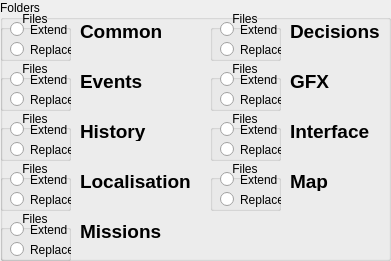
  <widget class="QGroupBox" name="groupBox_3">
   <property name="geometry">
    <rect>
     <x>0</x>
     <y>112</y>
     <width>391</width>
     <height>261</height>
    </rect>
   </property>
   <property name="title">
    <string>Folders</string>
   </property>
   <widget class="QLabel" name="lblAdvisors">
    <property name="geometry">
     <rect>
      <x>80</x>
      <y>20</y>
      <width>91</width>
      <height>21</height>
     </rect>
    </property>
    <property name="text">
     <string>&lt;!DOCTYPE HTML PUBLIC &quot;-//W3C//DTD HTML 4.0//EN&quot; &quot;http://www.w3.org/TR/REC-html40/strict.dtd&quot;&gt;
&lt;html&gt;&lt;head&gt;&lt;meta name=&quot;qrichtext&quot; content=&quot;1&quot; /&gt;&lt;style type=&quot;text/css&quot;&gt;
p, li { white-space: pre-wrap; }
&lt;/style&gt;&lt;/head&gt;&lt;body style=&quot; font-family:'MS Shell Dlg 2'; font-size:8.25pt; font-weight:400; font-style:normal;&quot;&gt;
&lt;p style=&quot; margin-top:0px; margin-bottom:0px; margin-left:0px; margin-right:0px; -qt-block-indent:0; text-indent:0px;&quot;&gt;&lt;span style=&quot; font-size:14pt; font-weight:600;&quot;&gt;Common&lt;/span&gt;&lt;/p&gt;&lt;/body&gt;&lt;/html&gt;</string>
    </property>
   </widget>
   <widget class="QGroupBox" name="groupBox_4">
    <property name="geometry">
     <rect>
      <x>0</x>
      <y>10</y>
      <width>71</width>
      <height>51</height>
     </rect>
    </property>
    <property name="title">
     <string>Files</string>
    </property>
    <property name="alignment">
     <set>Qt::AlignCenter</set>
    </property>
    <widget class="QRadioButton" name="radioButton_2">
     <property name="geometry">
      <rect>
       <x>10</x>
       <y>10</y>
       <width>82</width>
       <height>19</height>
      </rect>
     </property>
     <property name="text">
      <string>Extend</string>
     </property>
    </widget>
    <widget class="QRadioButton" name="radioButton_3">
     <property name="geometry">
      <rect>
       <x>10</x>
       <y>30</y>
       <width>82</width>
       <height>19</height>
      </rect>
     </property>
     <property name="text">
      <string>Replace</string>
     </property>
    </widget>
   </widget>
   <widget class="QLabel" name="lblAdvisors_2">
    <property name="geometry">
     <rect>
      <x>290</x>
      <y>20</y>
      <width>101</width>
      <height>21</height>
     </rect>
    </property>
    <property name="text">
     <string>&lt;!DOCTYPE HTML PUBLIC &quot;-//W3C//DTD HTML 4.0//EN&quot; &quot;http://www.w3.org/TR/REC-html40/strict.dtd&quot;&gt;
&lt;html&gt;&lt;head&gt;&lt;meta name=&quot;qrichtext&quot; content=&quot;1&quot; /&gt;&lt;style type=&quot;text/css&quot;&gt;
p, li { white-space: pre-wrap; }
&lt;/style&gt;&lt;/head&gt;&lt;body style=&quot; font-family:'MS Shell Dlg 2'; font-size:8.25pt; font-weight:400; font-style:normal;&quot;&gt;
&lt;p style=&quot; margin-top:0px; margin-bottom:0px; margin-left:0px; margin-right:0px; -qt-block-indent:0; text-indent:0px;&quot;&gt;&lt;span style=&quot; font-size:14pt; font-weight:600;&quot;&gt;Decisions&lt;/span&gt;&lt;/p&gt;&lt;/body&gt;&lt;/html&gt;</string>
    </property>
   </widget>
   <widget class="QGroupBox" name="groupBox_5">
    <property name="geometry">
     <rect>
      <x>210</x>
      <y>10</y>
      <width>71</width>
      <height>51</height>
     </rect>
    </property>
    <property name="title">
     <string>Files</string>
    </property>
    <property name="alignment">
     <set>Qt::AlignCenter</set>
    </property>
    <widget class="QRadioButton" name="radioButton_4">
     <property name="geometry">
      <rect>
       <x>10</x>
       <y>10</y>
       <width>82</width>
       <height>19</height>
      </rect>
     </property>
     <property name="text">
      <string>Extend</string>
     </property>
    </widget>
    <widget class="QRadioButton" name="radioButton_5">
     <property name="geometry">
      <rect>
       <x>10</x>
       <y>30</y>
       <width>82</width>
       <height>19</height>
      </rect>
     </property>
     <property name="text">
      <string>Replace</string>
     </property>
    </widget>
   </widget>
   <widget class="QLabel" name="lblAdvisors_3">
    <property name="geometry">
     <rect>
      <x>290</x>
      <y>70</y>
      <width>41</width>
      <height>21</height>
     </rect>
    </property>
    <property name="text">
     <string>&lt;!DOCTYPE HTML PUBLIC &quot;-//W3C//DTD HTML 4.0//EN&quot; &quot;http://www.w3.org/TR/REC-html40/strict.dtd&quot;&gt;
&lt;html&gt;&lt;head&gt;&lt;meta name=&quot;qrichtext&quot; content=&quot;1&quot; /&gt;&lt;style type=&quot;text/css&quot;&gt;
p, li { white-space: pre-wrap; }
&lt;/style&gt;&lt;/head&gt;&lt;body style=&quot; font-family:'MS Shell Dlg 2'; font-size:8.25pt; font-weight:400; font-style:normal;&quot;&gt;
&lt;p style=&quot; margin-top:0px; margin-bottom:0px; margin-left:0px; margin-right:0px; -qt-block-indent:0; text-indent:0px;&quot;&gt;&lt;span style=&quot; font-size:14pt; font-weight:600;&quot;&gt;GFX&lt;/span&gt;&lt;/p&gt;&lt;/body&gt;&lt;/html&gt;</string>
    </property>
   </widget>
   <widget class="QLabel" name="lblAdvisors_4">
    <property name="geometry">
     <rect>
      <x>80</x>
      <y>70</y>
      <width>91</width>
      <height>21</height>
     </rect>
    </property>
    <property name="text">
     <string>&lt;!DOCTYPE HTML PUBLIC &quot;-//W3C//DTD HTML 4.0//EN&quot; &quot;http://www.w3.org/TR/REC-html40/strict.dtd&quot;&gt;
&lt;html&gt;&lt;head&gt;&lt;meta name=&quot;qrichtext&quot; content=&quot;1&quot; /&gt;&lt;style type=&quot;text/css&quot;&gt;
p, li { white-space: pre-wrap; }
&lt;/style&gt;&lt;/head&gt;&lt;body style=&quot; font-family:'MS Shell Dlg 2'; font-size:8.25pt; font-weight:400; font-style:normal;&quot;&gt;
&lt;p style=&quot; margin-top:0px; margin-bottom:0px; margin-left:0px; margin-right:0px; -qt-block-indent:0; text-indent:0px;&quot;&gt;&lt;span style=&quot; font-size:14pt; font-weight:600;&quot;&gt;Events&lt;/span&gt;&lt;/p&gt;&lt;/body&gt;&lt;/html&gt;</string>
    </property>
   </widget>
   <widget class="QGroupBox" name="groupBox_6">
    <property name="geometry">
     <rect>
      <x>0</x>
      <y>60</y>
      <width>71</width>
      <height>51</height>
     </rect>
    </property>
    <property name="title">
     <string>Files</string>
    </property>
    <property name="alignment">
     <set>Qt::AlignCenter</set>
    </property>
    <widget class="QRadioButton" name="radioButton_6">
     <property name="geometry">
      <rect>
       <x>10</x>
       <y>10</y>
       <width>82</width>
       <height>19</height>
      </rect>
     </property>
     <property name="text">
      <string>Extend</string>
     </property>
    </widget>
    <widget class="QRadioButton" name="radioButton_7">
     <property name="geometry">
      <rect>
       <x>10</x>
       <y>30</y>
       <width>82</width>
       <height>19</height>
      </rect>
     </property>
     <property name="text">
      <string>Replace</string>
     </property>
    </widget>
   </widget>
   <widget class="QGroupBox" name="groupBox_7">
    <property name="geometry">
     <rect>
      <x>210</x>
      <y>60</y>
      <width>71</width>
      <height>51</height>
     </rect>
    </property>
    <property name="title">
     <string>Files</string>
    </property>
    <property name="alignment">
     <set>Qt::AlignCenter</set>
    </property>
    <widget class="QRadioButton" name="radioButton_8">
     <property name="geometry">
      <rect>
       <x>10</x>
       <y>10</y>
       <width>82</width>
       <height>19</height>
      </rect>
     </property>
     <property name="text">
      <string>Extend</string>
     </property>
    </widget>
    <widget class="QRadioButton" name="radioButton_9">
     <property name="geometry">
      <rect>
       <x>10</x>
       <y>30</y>
       <width>82</width>
       <height>19</height>
      </rect>
     </property>
     <property name="text">
      <string>Replace</string>
     </property>
    </widget>
   </widget>
   <widget class="QGroupBox" name="groupBox_8">
    <property name="geometry">
     <rect>
      <x>210</x>
      <y>160</y>
      <width>71</width>
      <height>51</height>
     </rect>
    </property>
    <property name="title">
     <string>Files</string>
    </property>
    <property name="alignment">
     <set>Qt::AlignCenter</set>
    </property>
    <widget class="QRadioButton" name="radioButton_10">
     <property name="geometry">
      <rect>
       <x>10</x>
       <y>10</y>
       <width>82</width>
       <height>19</height>
      </rect>
     </property>
     <property name="text">
      <string>Extend</string>
     </property>
    </widget>
    <widget class="QRadioButton" name="radioButton_11">
     <property name="geometry">
      <rect>
       <x>10</x>
       <y>30</y>
       <width>82</width>
       <height>19</height>
      </rect>
     </property>
     <property name="text">
      <string>Replace</string>
     </property>
    </widget>
   </widget>
   <widget class="QLabel" name="lblAdvisors_5">
    <property name="geometry">
     <rect>
      <x>290</x>
      <y>120</y>
      <width>91</width>
      <height>21</height>
     </rect>
    </property>
    <property name="text">
     <string>&lt;!DOCTYPE HTML PUBLIC &quot;-//W3C//DTD HTML 4.0//EN&quot; &quot;http://www.w3.org/TR/REC-html40/strict.dtd&quot;&gt;
&lt;html&gt;&lt;head&gt;&lt;meta name=&quot;qrichtext&quot; content=&quot;1&quot; /&gt;&lt;style type=&quot;text/css&quot;&gt;
p, li { white-space: pre-wrap; }
&lt;/style&gt;&lt;/head&gt;&lt;body style=&quot; font-family:'MS Shell Dlg 2'; font-size:8.25pt; font-weight:400; font-style:normal;&quot;&gt;
&lt;p style=&quot; margin-top:0px; margin-bottom:0px; margin-left:0px; margin-right:0px; -qt-block-indent:0; text-indent:0px;&quot;&gt;&lt;span style=&quot; font-size:14pt; font-weight:600;&quot;&gt;Interface&lt;/span&gt;&lt;/p&gt;&lt;/body&gt;&lt;/html&gt;</string>
    </property>
   </widget>
   <widget class="QGroupBox" name="groupBox_9">
    <property name="geometry">
     <rect>
      <x>0</x>
      <y>110</y>
      <width>71</width>
      <height>51</height>
     </rect>
    </property>
    <property name="title">
     <string>Files</string>
    </property>
    <property name="alignment">
     <set>Qt::AlignCenter</set>
    </property>
    <widget class="QRadioButton" name="radioButton_12">
     <property name="geometry">
      <rect>
       <x>10</x>
       <y>10</y>
       <width>82</width>
       <height>19</height>
      </rect>
     </property>
     <property name="text">
      <string>Extend</string>
     </property>
    </widget>
    <widget class="QRadioButton" name="radioButton_13">
     <property name="geometry">
      <rect>
       <x>10</x>
       <y>30</y>
       <width>82</width>
       <height>19</height>
      </rect>
     </property>
     <property name="text">
      <string>Replace</string>
     </property>
    </widget>
   </widget>
   <widget class="QLabel" name="lblAdvisors_6">
    <property name="geometry">
     <rect>
      <x>80</x>
      <y>120</y>
      <width>91</width>
      <height>21</height>
     </rect>
    </property>
    <property name="text">
     <string>&lt;!DOCTYPE HTML PUBLIC &quot;-//W3C//DTD HTML 4.0//EN&quot; &quot;http://www.w3.org/TR/REC-html40/strict.dtd&quot;&gt;
&lt;html&gt;&lt;head&gt;&lt;meta name=&quot;qrichtext&quot; content=&quot;1&quot; /&gt;&lt;style type=&quot;text/css&quot;&gt;
p, li { white-space: pre-wrap; }
&lt;/style&gt;&lt;/head&gt;&lt;body style=&quot; font-family:'MS Shell Dlg 2'; font-size:8.25pt; font-weight:400; font-style:normal;&quot;&gt;
&lt;p style=&quot; margin-top:0px; margin-bottom:0px; margin-left:0px; margin-right:0px; -qt-block-indent:0; text-indent:0px;&quot;&gt;&lt;span style=&quot; font-size:14pt; font-weight:600;&quot;&gt;History&lt;/span&gt;&lt;/p&gt;&lt;/body&gt;&lt;/html&gt;</string>
    </property>
   </widget>
   <widget class="QGroupBox" name="groupBox_10">
    <property name="geometry">
     <rect>
      <x>210</x>
      <y>110</y>
      <width>71</width>
      <height>51</height>
     </rect>
    </property>
    <property name="title">
     <string>Files</string>
    </property>
    <property name="alignment">
     <set>Qt::AlignCenter</set>
    </property>
    <widget class="QRadioButton" name="radioButton_14">
     <property name="geometry">
      <rect>
       <x>10</x>
       <y>10</y>
       <width>82</width>
       <height>19</height>
      </rect>
     </property>
     <property name="text">
      <string>Extend</string>
     </property>
    </widget>
    <widget class="QRadioButton" name="radioButton_15">
     <property name="geometry">
      <rect>
       <x>10</x>
       <y>30</y>
       <width>82</width>
       <height>19</height>
      </rect>
     </property>
     <property name="text">
      <string>Replace</string>
     </property>
    </widget>
   </widget>
   <widget class="QLabel" name="lblAdvisors_7">
    <property name="geometry">
     <rect>
      <x>290</x>
      <y>170</y>
      <width>41</width>
      <height>21</height>
     </rect>
    </property>
    <property name="text">
     <string>&lt;!DOCTYPE HTML PUBLIC &quot;-//W3C//DTD HTML 4.0//EN&quot; &quot;http://www.w3.org/TR/REC-html40/strict.dtd&quot;&gt;
&lt;html&gt;&lt;head&gt;&lt;meta name=&quot;qrichtext&quot; content=&quot;1&quot; /&gt;&lt;style type=&quot;text/css&quot;&gt;
p, li { white-space: pre-wrap; }
&lt;/style&gt;&lt;/head&gt;&lt;body style=&quot; font-family:'MS Shell Dlg 2'; font-size:8.25pt; font-weight:400; font-style:normal;&quot;&gt;
&lt;p style=&quot; margin-top:0px; margin-bottom:0px; margin-left:0px; margin-right:0px; -qt-block-indent:0; text-indent:0px;&quot;&gt;&lt;span style=&quot; font-size:14pt; font-weight:600;&quot;&gt;Map&lt;/span&gt;&lt;/p&gt;&lt;/body&gt;&lt;/html&gt;</string>
    </property>
   </widget>
   <widget class="QLabel" name="lblAdvisors_8">
    <property name="geometry">
     <rect>
      <x>80</x>
      <y>170</y>
      <width>121</width>
      <height>21</height>
     </rect>
    </property>
    <property name="text">
     <string>&lt;!DOCTYPE HTML PUBLIC &quot;-//W3C//DTD HTML 4.0//EN&quot; &quot;http://www.w3.org/TR/REC-html40/strict.dtd&quot;&gt;
&lt;html&gt;&lt;head&gt;&lt;meta name=&quot;qrichtext&quot; content=&quot;1&quot; /&gt;&lt;style type=&quot;text/css&quot;&gt;
p, li { white-space: pre-wrap; }
&lt;/style&gt;&lt;/head&gt;&lt;body style=&quot; font-family:'MS Shell Dlg 2'; font-size:8.25pt; font-weight:400; font-style:normal;&quot;&gt;
&lt;p style=&quot; margin-top:0px; margin-bottom:0px; margin-left:0px; margin-right:0px; -qt-block-indent:0; text-indent:0px;&quot;&gt;&lt;span style=&quot; font-size:14pt; font-weight:600;&quot;&gt;Localisation&lt;/span&gt;&lt;/p&gt;&lt;/body&gt;&lt;/html&gt;</string>
    </property>
   </widget>
   <widget class="QGroupBox" name="groupBox_11">
    <property name="geometry">
     <rect>
      <x>0</x>
      <y>160</y>
      <width>71</width>
      <height>51</height>
     </rect>
    </property>
    <property name="title">
     <string>Files</string>
    </property>
    <property name="alignment">
     <set>Qt::AlignCenter</set>
    </property>
    <widget class="QRadioButton" name="radioButton_16">
     <property name="geometry">
      <rect>
       <x>10</x>
       <y>10</y>
       <width>82</width>
       <height>19</height>
      </rect>
     </property>
     <property name="text">
      <string>Extend</string>
     </property>
    </widget>
    <widget class="QRadioButton" name="radioButton_17">
     <property name="geometry">
      <rect>
       <x>10</x>
       <y>30</y>
       <width>82</width>
       <height>19</height>
      </rect>
     </property>
     <property name="text">
      <string>Replace</string>
     </property>
    </widget>
   </widget>
   <widget class="QLabel" name="lblAdvisors_9">
    <property name="geometry">
     <rect>
      <x>80</x>
      <y>220</y>
      <width>91</width>
      <height>21</height>
     </rect>
    </property>
    <property name="text">
     <string>&lt;!DOCTYPE HTML PUBLIC &quot;-//W3C//DTD HTML 4.0//EN&quot; &quot;http://www.w3.org/TR/REC-html40/strict.dtd&quot;&gt;
&lt;html&gt;&lt;head&gt;&lt;meta name=&quot;qrichtext&quot; content=&quot;1&quot; /&gt;&lt;style type=&quot;text/css&quot;&gt;
p, li { white-space: pre-wrap; }
&lt;/style&gt;&lt;/head&gt;&lt;body style=&quot; font-family:'MS Shell Dlg 2'; font-size:8.25pt; font-weight:400; font-style:normal;&quot;&gt;
&lt;p style=&quot; margin-top:0px; margin-bottom:0px; margin-left:0px; margin-right:0px; -qt-block-indent:0; text-indent:0px;&quot;&gt;&lt;span style=&quot; font-size:14pt; font-weight:600;&quot;&gt;Missions&lt;/span&gt;&lt;/p&gt;&lt;/body&gt;&lt;/html&gt;</string>
    </property>
   </widget>
   <widget class="QGroupBox" name="groupBox_12">
    <property name="geometry">
     <rect>
      <x>0</x>
      <y>210</y>
      <width>71</width>
      <height>51</height>
     </rect>
    </property>
    <property name="title">
     <string>Files</string>
    </property>
    <property name="alignment">
     <set>Qt::AlignCenter</set>
    </property>
    <widget class="QRadioButton" name="radioButton_18">
     <property name="geometry">
      <rect>
       <x>10</x>
       <y>10</y>
       <width>82</width>
       <height>19</height>
      </rect>
     </property>
     <property name="text">
      <string>Extend</string>
     </property>
    </widget>
    <widget class="QRadioButton" name="radioButton_19">
     <property name="geometry">
      <rect>
       <x>10</x>
       <y>30</y>
       <width>82</width>
       <height>19</height>
      </rect>
     </property>
     <property name="text">
      <string>Replace</string>
     </property>
    </widget>
   </widget>
  </widget>
